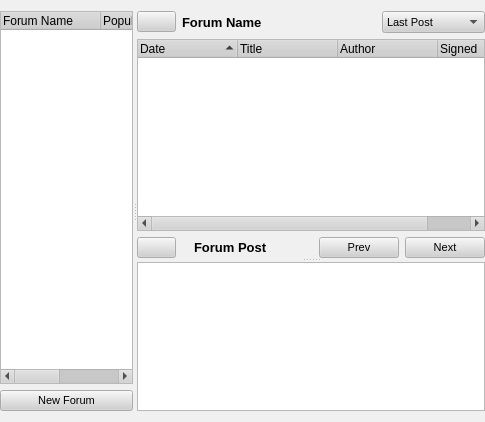
<?xml version="1.0" encoding="UTF-8"?>
<ui version="4.0">
 <class>ForumsDialog</class>
 <widget class="QWidget" name="ForumsDialog">
  <property name="geometry">
   <rect>
    <x>0</x>
    <y>0</y>
    <width>485</width>
    <height>422</height>
   </rect>
  </property>
  <property name="sizePolicy">
   <sizepolicy hsizetype="Preferred" vsizetype="Expanding">
    <horstretch>0</horstretch>
    <verstretch>0</verstretch>
   </sizepolicy>
  </property>
  <property name="minimumSize">
   <size>
    <width>60</width>
    <height>0</height>
   </size>
  </property>
  <property name="palette">
   <palette>
    <active>
     <colorrole role="WindowText">
      <brush brushstyle="SolidPattern">
       <color alpha="255">
        <red>0</red>
        <green>0</green>
        <blue>0</blue>
       </color>
      </brush>
     </colorrole>
     <colorrole role="Button">
      <brush brushstyle="SolidPattern">
       <color alpha="255">
        <red>208</red>
        <green>208</green>
        <blue>208</blue>
       </color>
      </brush>
     </colorrole>
     <colorrole role="Light">
      <brush brushstyle="SolidPattern">
       <color alpha="255">
        <red>255</red>
        <green>255</green>
        <blue>255</blue>
       </color>
      </brush>
     </colorrole>
     <colorrole role="Midlight">
      <brush brushstyle="SolidPattern">
       <color alpha="255">
        <red>247</red>
        <green>247</green>
        <blue>247</blue>
       </color>
      </brush>
     </colorrole>
     <colorrole role="Dark">
      <brush brushstyle="SolidPattern">
       <color alpha="255">
        <red>104</red>
        <green>104</green>
        <blue>104</blue>
       </color>
      </brush>
     </colorrole>
     <colorrole role="Mid">
      <brush brushstyle="SolidPattern">
       <color alpha="255">
        <red>139</red>
        <green>139</green>
        <blue>139</blue>
       </color>
      </brush>
     </colorrole>
     <colorrole role="Text">
      <brush brushstyle="SolidPattern">
       <color alpha="255">
        <red>0</red>
        <green>0</green>
        <blue>0</blue>
       </color>
      </brush>
     </colorrole>
     <colorrole role="BrightText">
      <brush brushstyle="SolidPattern">
       <color alpha="255">
        <red>255</red>
        <green>255</green>
        <blue>255</blue>
       </color>
      </brush>
     </colorrole>
     <colorrole role="ButtonText">
      <brush brushstyle="SolidPattern">
       <color alpha="255">
        <red>0</red>
        <green>0</green>
        <blue>0</blue>
       </color>
      </brush>
     </colorrole>
     <colorrole role="Base">
      <brush brushstyle="SolidPattern">
       <color alpha="255">
        <red>255</red>
        <green>255</green>
        <blue>255</blue>
       </color>
      </brush>
     </colorrole>
     <colorrole role="Window">
      <brush brushstyle="SolidPattern">
       <color alpha="255">
        <red>240</red>
        <green>240</green>
        <blue>240</blue>
       </color>
      </brush>
     </colorrole>
     <colorrole role="Shadow">
      <brush brushstyle="SolidPattern">
       <color alpha="255">
        <red>0</red>
        <green>0</green>
        <blue>0</blue>
       </color>
      </brush>
     </colorrole>
     <colorrole role="Highlight">
      <brush brushstyle="SolidPattern">
       <color alpha="255">
        <red>0</red>
        <green>0</green>
        <blue>128</blue>
       </color>
      </brush>
     </colorrole>
     <colorrole role="HighlightedText">
      <brush brushstyle="SolidPattern">
       <color alpha="255">
        <red>255</red>
        <green>255</green>
        <blue>255</blue>
       </color>
      </brush>
     </colorrole>
     <colorrole role="Link">
      <brush brushstyle="SolidPattern">
       <color alpha="255">
        <red>0</red>
        <green>0</green>
        <blue>255</blue>
       </color>
      </brush>
     </colorrole>
     <colorrole role="LinkVisited">
      <brush brushstyle="SolidPattern">
       <color alpha="255">
        <red>255</red>
        <green>0</green>
        <blue>255</blue>
       </color>
      </brush>
     </colorrole>
     <colorrole role="AlternateBase">
      <brush brushstyle="SolidPattern">
       <color alpha="255">
        <red>231</red>
        <green>231</green>
        <blue>231</blue>
       </color>
      </brush>
     </colorrole>
    </active>
    <inactive>
     <colorrole role="WindowText">
      <brush brushstyle="SolidPattern">
       <color alpha="255">
        <red>0</red>
        <green>0</green>
        <blue>0</blue>
       </color>
      </brush>
     </colorrole>
     <colorrole role="Button">
      <brush brushstyle="SolidPattern">
       <color alpha="255">
        <red>208</red>
        <green>208</green>
        <blue>208</blue>
       </color>
      </brush>
     </colorrole>
     <colorrole role="Light">
      <brush brushstyle="SolidPattern">
       <color alpha="255">
        <red>255</red>
        <green>255</green>
        <blue>255</blue>
       </color>
      </brush>
     </colorrole>
     <colorrole role="Midlight">
      <brush brushstyle="SolidPattern">
       <color alpha="255">
        <red>247</red>
        <green>247</green>
        <blue>247</blue>
       </color>
      </brush>
     </colorrole>
     <colorrole role="Dark">
      <brush brushstyle="SolidPattern">
       <color alpha="255">
        <red>104</red>
        <green>104</green>
        <blue>104</blue>
       </color>
      </brush>
     </colorrole>
     <colorrole role="Mid">
      <brush brushstyle="SolidPattern">
       <color alpha="255">
        <red>139</red>
        <green>139</green>
        <blue>139</blue>
       </color>
      </brush>
     </colorrole>
     <colorrole role="Text">
      <brush brushstyle="SolidPattern">
       <color alpha="255">
        <red>0</red>
        <green>0</green>
        <blue>0</blue>
       </color>
      </brush>
     </colorrole>
     <colorrole role="BrightText">
      <brush brushstyle="SolidPattern">
       <color alpha="255">
        <red>255</red>
        <green>255</green>
        <blue>255</blue>
       </color>
      </brush>
     </colorrole>
     <colorrole role="ButtonText">
      <brush brushstyle="SolidPattern">
       <color alpha="255">
        <red>0</red>
        <green>0</green>
        <blue>0</blue>
       </color>
      </brush>
     </colorrole>
     <colorrole role="Base">
      <brush brushstyle="SolidPattern">
       <color alpha="255">
        <red>255</red>
        <green>255</green>
        <blue>255</blue>
       </color>
      </brush>
     </colorrole>
     <colorrole role="Window">
      <brush brushstyle="SolidPattern">
       <color alpha="255">
        <red>240</red>
        <green>240</green>
        <blue>240</blue>
       </color>
      </brush>
     </colorrole>
     <colorrole role="Shadow">
      <brush brushstyle="SolidPattern">
       <color alpha="255">
        <red>0</red>
        <green>0</green>
        <blue>0</blue>
       </color>
      </brush>
     </colorrole>
     <colorrole role="Highlight">
      <brush brushstyle="SolidPattern">
       <color alpha="255">
        <red>192</red>
        <green>192</green>
        <blue>192</blue>
       </color>
      </brush>
     </colorrole>
     <colorrole role="HighlightedText">
      <brush brushstyle="SolidPattern">
       <color alpha="255">
        <red>0</red>
        <green>0</green>
        <blue>0</blue>
       </color>
      </brush>
     </colorrole>
     <colorrole role="Link">
      <brush brushstyle="SolidPattern">
       <color alpha="255">
        <red>0</red>
        <green>0</green>
        <blue>255</blue>
       </color>
      </brush>
     </colorrole>
     <colorrole role="LinkVisited">
      <brush brushstyle="SolidPattern">
       <color alpha="255">
        <red>255</red>
        <green>0</green>
        <blue>255</blue>
       </color>
      </brush>
     </colorrole>
     <colorrole role="AlternateBase">
      <brush brushstyle="SolidPattern">
       <color alpha="255">
        <red>231</red>
        <green>231</green>
        <blue>231</blue>
       </color>
      </brush>
     </colorrole>
    </inactive>
    <disabled>
     <colorrole role="WindowText">
      <brush brushstyle="SolidPattern">
       <color alpha="255">
        <red>104</red>
        <green>104</green>
        <blue>104</blue>
       </color>
      </brush>
     </colorrole>
     <colorrole role="Button">
      <brush brushstyle="SolidPattern">
       <color alpha="255">
        <red>208</red>
        <green>208</green>
        <blue>208</blue>
       </color>
      </brush>
     </colorrole>
     <colorrole role="Light">
      <brush brushstyle="SolidPattern">
       <color alpha="255">
        <red>255</red>
        <green>255</green>
        <blue>255</blue>
       </color>
      </brush>
     </colorrole>
     <colorrole role="Midlight">
      <brush brushstyle="SolidPattern">
       <color alpha="255">
        <red>247</red>
        <green>247</green>
        <blue>247</blue>
       </color>
      </brush>
     </colorrole>
     <colorrole role="Dark">
      <brush brushstyle="SolidPattern">
       <color alpha="255">
        <red>104</red>
        <green>104</green>
        <blue>104</blue>
       </color>
      </brush>
     </colorrole>
     <colorrole role="Mid">
      <brush brushstyle="SolidPattern">
       <color alpha="255">
        <red>139</red>
        <green>139</green>
        <blue>139</blue>
       </color>
      </brush>
     </colorrole>
     <colorrole role="Text">
      <brush brushstyle="SolidPattern">
       <color alpha="255">
        <red>104</red>
        <green>104</green>
        <blue>104</blue>
       </color>
      </brush>
     </colorrole>
     <colorrole role="BrightText">
      <brush brushstyle="SolidPattern">
       <color alpha="255">
        <red>255</red>
        <green>255</green>
        <blue>255</blue>
       </color>
      </brush>
     </colorrole>
     <colorrole role="ButtonText">
      <brush brushstyle="SolidPattern">
       <color alpha="255">
        <red>104</red>
        <green>104</green>
        <blue>104</blue>
       </color>
      </brush>
     </colorrole>
     <colorrole role="Base">
      <brush brushstyle="SolidPattern">
       <color alpha="255">
        <red>240</red>
        <green>240</green>
        <blue>240</blue>
       </color>
      </brush>
     </colorrole>
     <colorrole role="Window">
      <brush brushstyle="SolidPattern">
       <color alpha="255">
        <red>240</red>
        <green>240</green>
        <blue>240</blue>
       </color>
      </brush>
     </colorrole>
     <colorrole role="Shadow">
      <brush brushstyle="SolidPattern">
       <color alpha="255">
        <red>0</red>
        <green>0</green>
        <blue>0</blue>
       </color>
      </brush>
     </colorrole>
     <colorrole role="Highlight">
      <brush brushstyle="SolidPattern">
       <color alpha="255">
        <red>0</red>
        <green>0</green>
        <blue>128</blue>
       </color>
      </brush>
     </colorrole>
     <colorrole role="HighlightedText">
      <brush brushstyle="SolidPattern">
       <color alpha="255">
        <red>255</red>
        <green>255</green>
        <blue>255</blue>
       </color>
      </brush>
     </colorrole>
     <colorrole role="Link">
      <brush brushstyle="SolidPattern">
       <color alpha="255">
        <red>0</red>
        <green>0</green>
        <blue>255</blue>
       </color>
      </brush>
     </colorrole>
     <colorrole role="LinkVisited">
      <brush brushstyle="SolidPattern">
       <color alpha="255">
        <red>255</red>
        <green>0</green>
        <blue>255</blue>
       </color>
      </brush>
     </colorrole>
     <colorrole role="AlternateBase">
      <brush brushstyle="SolidPattern">
       <color alpha="255">
        <red>231</red>
        <green>231</green>
        <blue>231</blue>
       </color>
      </brush>
     </colorrole>
    </disabled>
   </palette>
  </property>
  <property name="font">
   <font>
    <family>Arial</family>
    <pointsize>8</pointsize>
    <weight>50</weight>
    <italic>false</italic>
    <bold>false</bold>
    <underline>false</underline>
    <strikeout>false</strikeout>
   </font>
  </property>
  <property name="contextMenuPolicy">
   <enum>Qt::DefaultContextMenu</enum>
  </property>
  <layout class="QGridLayout">
   <property name="leftMargin">
    <number>0</number>
   </property>
   <property name="rightMargin">
    <number>0</number>
   </property>
   <item row="0" column="0">
    <widget class="QSplitter" name="splitter">
     <property name="orientation">
      <enum>Qt::Horizontal</enum>
     </property>
     <widget class="QWidget" name="layoutWidget">
      <layout class="QVBoxLayout">
       <item>
        <widget class="QTreeWidget" name="forumTreeWidget">
         <property name="sizePolicy">
          <sizepolicy hsizetype="Preferred" vsizetype="Expanding">
           <horstretch>0</horstretch>
           <verstretch>0</verstretch>
          </sizepolicy>
         </property>
         <property name="font">
          <font>
           <pointsize>9</pointsize>
          </font>
         </property>
         <property name="contextMenuPolicy">
          <enum>Qt::CustomContextMenu</enum>
         </property>
         <column>
          <property name="text">
           <string>Forum Name</string>
          </property>
         </column>
         <column>
          <property name="text">
           <string>Popularity</string>
          </property>
         </column>
         <column>
          <property name="text">
           <string>Posts</string>
          </property>
         </column>
        </widget>
       </item>
       <item>
        <widget class="QPushButton" name="newForumButton">
         <property name="text">
          <string>New Forum</string>
         </property>
        </widget>
       </item>
      </layout>
     </widget>
     <widget class="QSplitter" name="msgSplitter">
      <property name="orientation">
       <enum>Qt::Vertical</enum>
      </property>
      <widget class="QWidget" name="layoutWidget">
       <layout class="QVBoxLayout">
        <item>
         <layout class="QHBoxLayout">
          <item>
           <widget class="QPushButton" name="newmessageButton">
            <property name="toolTip">
             <string>New Message</string>
            </property>
            <property name="text">
             <string/>
            </property>
            <property name="icon">
             <iconset resource="images.qrc">
              <normaloff>:/images/mail_new.png</normaloff>:/images/mail_new.png</iconset>
            </property>
           </widget>
          </item>
          <item>
           <widget class="QLabel" name="label_17">
            <property name="sizePolicy">
             <sizepolicy hsizetype="Fixed" vsizetype="Fixed">
              <horstretch>0</horstretch>
              <verstretch>0</verstretch>
             </sizepolicy>
            </property>
            <property name="minimumSize">
             <size>
              <width>60</width>
              <height>10</height>
             </size>
            </property>
            <property name="maximumSize">
             <size>
              <width>16777215</width>
              <height>10</height>
             </size>
            </property>
            <property name="font">
             <font>
              <pointsize>10</pointsize>
              <weight>75</weight>
              <bold>true</bold>
             </font>
            </property>
            <property name="text">
             <string>Forum Name</string>
            </property>
           </widget>
          </item>
          <item>
           <widget class="QLabel" name="forumName">
            <property name="sizePolicy">
             <sizepolicy hsizetype="Expanding" vsizetype="Fixed">
              <horstretch>2</horstretch>
              <verstretch>0</verstretch>
             </sizepolicy>
            </property>
            <property name="minimumSize">
             <size>
              <width>0</width>
              <height>10</height>
             </size>
            </property>
            <property name="maximumSize">
             <size>
              <width>16777215</width>
              <height>10</height>
             </size>
            </property>
            <property name="text">
             <string/>
            </property>
           </widget>
          </item>
          <item>
           <widget class="QComboBox" name="viewBox">
            <item>
             <property name="text">
              <string>Last Post</string>
             </property>
            </item>
            <item>
             <property name="text">
              <string>Threaded View</string>
             </property>
            </item>
            <item>
             <property name="text">
              <string>Flat View</string>
             </property>
            </item>
           </widget>
          </item>
         </layout>
        </item>
        <item>
         <widget class="QTreeWidget" name="threadTreeWidget">
          <property name="font">
           <font>
            <pointsize>9</pointsize>
           </font>
          </property>
          <property name="contextMenuPolicy">
           <enum>Qt::CustomContextMenu</enum>
          </property>
          <property name="sortingEnabled">
           <bool>true</bool>
          </property>
          <column>
           <property name="text">
            <string>Date</string>
           </property>
          </column>
          <column>
           <property name="text">
            <string>Title</string>
           </property>
          </column>
          <column>
           <property name="text">
            <string>Author</string>
           </property>
          </column>
          <column>
           <property name="text">
            <string>Signed</string>
           </property>
          </column>
         </widget>
        </item>
        <item>
         <layout class="QHBoxLayout">
          <item>
           <layout class="QGridLayout">
            <property name="margin">
             <number>0</number>
            </property>
            <property name="spacing">
             <number>6</number>
            </property>
            <item row="0" column="1">
             <widget class="QLabel" name="label_8">
              <property name="text">
               <string/>
              </property>
              <property name="pixmap">
               <pixmap resource="images.qrc">:/images/attachment.png</pixmap>
              </property>
             </widget>
            </item>
            <item row="0" column="2">
             <widget class="QLabel" name="label_3">
              <property name="text">
               <string>&lt;html&gt;&lt;head&gt;&lt;meta name=&quot;qrichtext&quot; content=&quot;1&quot; /&gt;&lt;style type=&quot;text/css&quot;&gt;
p, li { white-space: pre-wrap; }
&lt;/style&gt;&lt;/head&gt;&lt;body style=&quot; font-family:'Arial'; font-size:8pt; font-weight:400; font-style:normal;&quot;&gt;
&lt;p style=&quot; margin-top:0px; margin-bottom:0px; margin-left:0px; margin-right:0px; -qt-block-indent:0; text-indent:0px;&quot;&gt;&lt;span style=&quot; font-size:10pt; font-weight:600;&quot;&gt;Forum Post&lt;/span&gt;&lt;/p&gt;&lt;/body&gt;&lt;/html&gt;</string>
              </property>
             </widget>
            </item>
            <item row="0" column="3">
             <widget class="QLabel" name="filesText_2">
              <property name="font">
               <font>
                <pointsize>10</pointsize>
                <italic>true</italic>
               </font>
              </property>
              <property name="text">
               <string/>
              </property>
             </widget>
            </item>
            <item row="0" column="0">
             <widget class="QPushButton" name="expandButton">
              <property name="text">
               <string/>
              </property>
              <property name="icon">
               <iconset resource="images.qrc">
                <normaloff>:/images/edit_remove24.png</normaloff>:/images/edit_remove24.png</iconset>
              </property>
             </widget>
            </item>
           </layout>
          </item>
          <item>
           <spacer>
            <property name="orientation">
             <enum>Qt::Horizontal</enum>
            </property>
            <property name="sizeHint" stdset="0">
             <size>
              <width>351</width>
              <height>20</height>
             </size>
            </property>
           </spacer>
          </item>
          <item>
           <widget class="QPushButton" name="pushButton_2">
            <property name="text">
             <string>Prev</string>
            </property>
            <property name="icon">
             <iconset resource="images.qrc">
              <normaloff>:/images/back.png</normaloff>:/images/back.png</iconset>
            </property>
           </widget>
          </item>
          <item>
           <widget class="QPushButton" name="pushButton">
            <property name="text">
             <string>Next</string>
            </property>
            <property name="icon">
             <iconset resource="images.qrc">
              <normaloff>:/images/forward.png</normaloff>:/images/forward.png</iconset>
            </property>
           </widget>
          </item>
         </layout>
        </item>
       </layout>
      </widget>
      <widget class="QTextBrowser" name="postText">
       <property name="sizePolicy">
        <sizepolicy hsizetype="Expanding" vsizetype="Expanding">
         <horstretch>0</horstretch>
         <verstretch>10</verstretch>
        </sizepolicy>
       </property>
       <property name="font">
        <font>
         <pointsize>9</pointsize>
        </font>
       </property>
      </widget>
     </widget>
    </widget>
   </item>
  </layout>
  <action name="actionPrint">
   <property name="text">
    <string>Print</string>
   </property>
  </action>
  <action name="actionPrintPreview">
   <property name="text">
    <string>PrintPreview</string>
   </property>
  </action>
 </widget>
 <resources>
  <include location="images.qrc"/>
 </resources>
 <connections/>
</ui>
